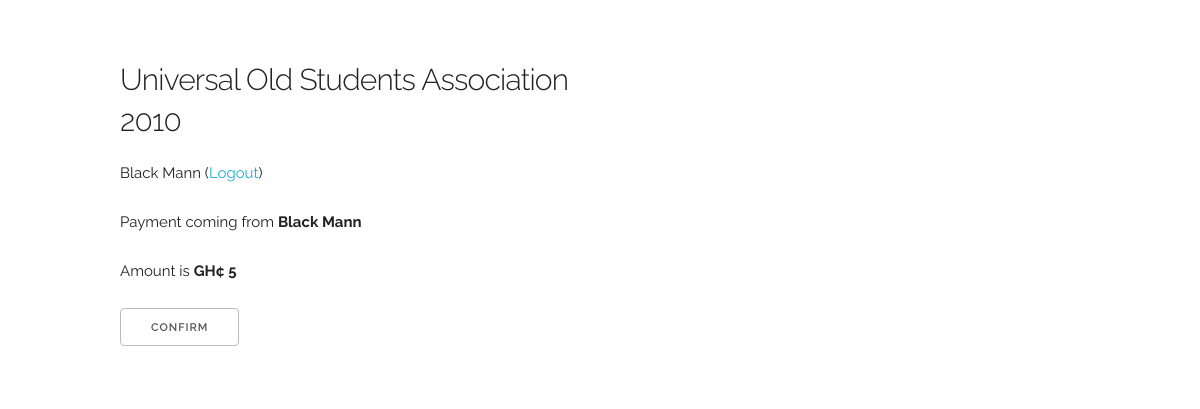
The page /request_detail/3 (signed in) on the database its author committed.
### web/models.py (models this page shows)
class ConfirmationRequest(models.Model):
    contribution = models.OneToOneField(Contribution)
    approved = models.BooleanField(default=False)
    date_requested = models.DateTimeField(auto_now_add=True)
    merchant = models.CharField(blank=True, max_length=255)
    reference = models.CharField(blank=True, max_length=100)

class Contribution(models.Model):
    member = models.ForeignKey(User)
    amount = models.IntegerField(default=0)
    date_paid = models.DateTimeField(auto_now_add=True)
    approved = models.BooleanField(default=False)
    date_approved = models.DateTimeField(null=True)
    class Meta:
        ordering = ("-date_paid",)

### web/views.py (the view, shortened to what this page needs)
# urls.py: url(r"request_detail/(\d+)", views.request_detail, name="request_detail"),
@login_required(login_url="/login/")
def request_detail(request, pk):
    if not is_admin(request.user):
        return redirect(urls.reverse(admin))
    confirmation_request = ConfirmationRequest.objects.get(pk=pk)
    context = {"conf_req": confirmation_request}
    return render(request, "web/request_detail.html", context=context)

### web/views.py (called while the page is built)
def is_admin(user):
    return Admin.objects.filter(member=user, is_admin=True).exists()

### web/templates/web/request_detail.html (shortened to what this page needs)
{% extends "web/base.html" %}
{% block content %}
    <p>Payment coming from <strong>{{ conf_req.contribution.member.get_full_name }}</strong></p>
    <p>Amount is <strong>GH&cent; {{ conf_req.contribution.amount }}</strong></p>
    <form method="post">
        <input type="submit" class="button" value="Confirm"/>
    </form>
{% endblock %}

### web/templates/web/base.html (shortened to what this page needs)
{% load static %}
<!DOCTYPE html>
<html lang="en">
<head>
  <link rel="stylesheet" href="{% static "web/css/normalize.css" %}">
  <link rel="stylesheet" href="{% static "web/css/skeleton.css" %}">
  <link rel="stylesheet" href="{% static "web/css/basic.css" %}">
</head>
<body>
  <div class="container">
    <div class="row">
      <div class="one-half column" style="margin-top: 4em">
        <h4>Universal Old Students Association 2010</h4>
          {% if user.is_authenticated %}
              <p> {{ user.get_full_name }} (<a href="{% url "logout" %}">Logout</a>) </p>
          {% endif %}
      </div>
    </div>
    <div class="row">
        <div class="one-half column">
            {% block content %}
            {% endblock %}
        </div>
    </div>
  </div>
</body>
</html>

### web/static/web/css/skeleton.css (style rules this page uses)
.container { position: relative; width: 100%; max-width: 960px; margin: 0 auto; padding: 0 20px; box-sizing: border-box; }
.column, .columns { width: 100%; float: left; box-sizing: border-box; }
@media (min-width: 400px) { .container { width: 85%; padding: 0; } }
@media (min-width: 550px) { .container { width: 80%; } }
@media (min-width: 550px) { .column, .columns { margin-left: 4%; } }
@media (min-width: 550px) { .column:first-child, .columns:first-child { margin-left: 0; } }
@media (min-width: 550px) { .one-half.column { width: 48%; } }
html { font-size: 62.5%; }
body { font-size: 1.5em; line-height: 1.6; font-weight: 400; font-family: "Raleway", "HelveticaNeue", "Helvetica Neue", Helvetica, Arial, sans-serif; color: #222; }
h1, h2, h3, h4, h5, h6 { margin-top: 0; margin-bottom: 2rem; font-weight: 300; }
h4 { font-size: 2.4rem; line-height: 1.35; letter-spacing: -.08rem; }
@media (min-width: 550px) { h4 { font-size: 3.0rem; } }
p { margin-top: 0; }
a { color: #1EAEDB; }
.button, button, input[type="submit"], input[type="reset"], input[type="button"] { display: inline-block; height: 38px; padding: 0 30px; color: #555; text-align: center; font-size: 11px; font-weight: 600; line-height: 38px; letter-spacing: .1rem; text-transform: uppercase; text-decoration: none; white-space: nowrap; background-color: transparent; border-radius: 4px; border: 1px solid #bbb; cursor: pointer; box-sizing: border-box; }
button, .button { margin-bottom: 1rem; }
input, textarea, select, fieldset { margin-bottom: 1.5rem; }
pre, blockquote, dl, figure, table, p, ul, ol, form { margin-bottom: 2.5rem; }
.container:after, .row:after, .u-cf { content: ""; display: table; clear: both; }

### web/static/web/css/basic.css (style rules this page uses)
a { text-decoration: none; }

### rows shown on the page
ConfirmationRequest: contribution.member.get_full_name "Black Mann", contribution.amount "5"

### other values the page prints
{{ user.get_full_name }} "Black Mann"
